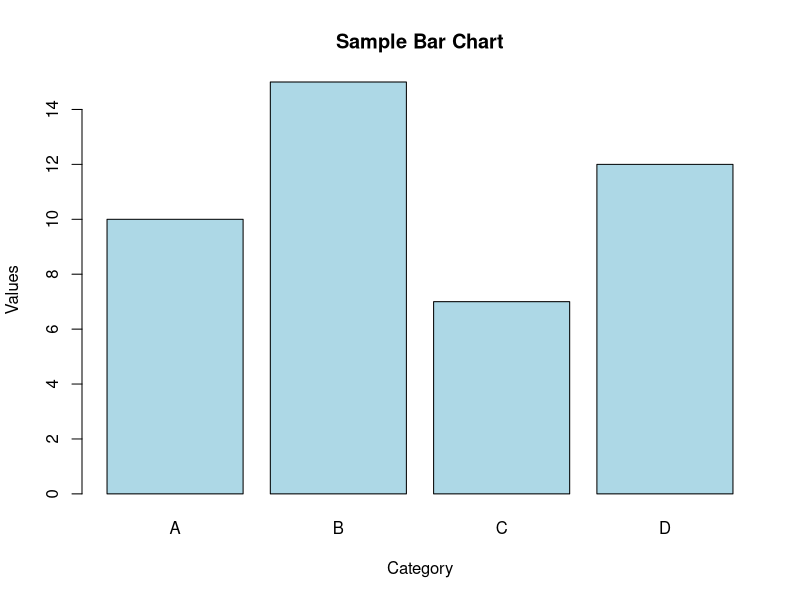

Here is the R script that generated this plot:
# Generate sample data
data <- data.frame(
  category = c("A", "B", "C", "D"),
  values = c(10, 15, 7, 12)
)

# Create bar plot
png("bar_chart.png", width = 600, height = 400)
barplot(data$values, 
        names.arg = data$category,
        main = "Sample Bar Chart",
        xlab = "Category",
        ylab = "Values",
        col = "lightblue",
        border = "black")
dev.off()

# Print confirmation
print("Bar chart saved as bar_chart.png")
print(data)
